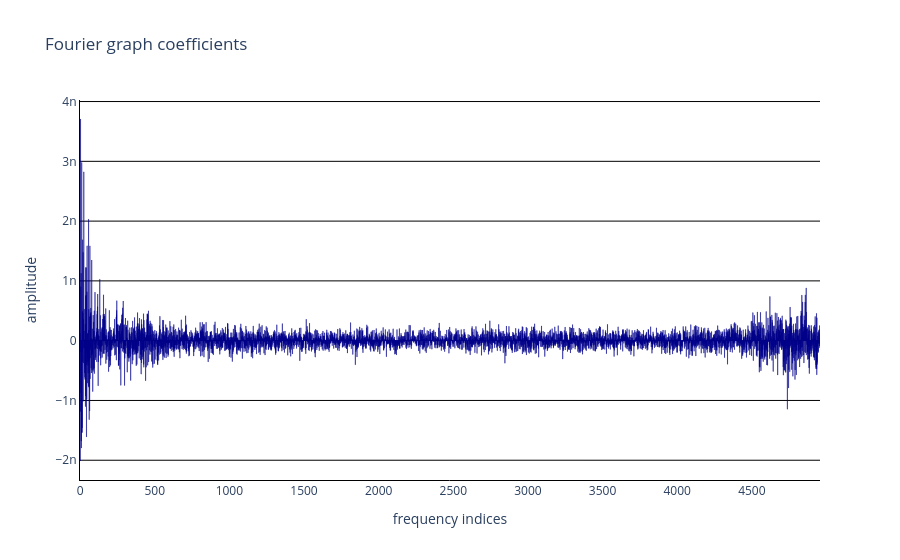

This figure's notebook cell:
### Markdown cell above
#### 🌟 Visualize source spectrum

### Code cell
spectrum = data["cst"] @ Xs
mm.viz.plot_spectrum(spectrum[:, int(spectrum.shape[1]/2)])

### Figure 1 — Plotly figure (JSON) as saved in the notebook; plotly's stock layout.template omitted (floating-point values rounded to 4 significant figures; data arrays with more than 128 entries replaced by an {"elided": "..."} marker saying what was removed)
{"data": [{"marker": {"color": "darkblue", "line": {"color": "darkblue"}}, "type": "bar", "y": {"elided": "4957 float values"}}], "layout": {"plot_bgcolor": "white", "showlegend": false, "title": {"text": "Fourier graph coefficients"}, "xaxis": {"linecolor": "black", "title": {"text": "frequency indices"}}, "yaxis": {"gridcolor": "black", "linecolor": "black", "title": {"text": "amplitude"}}}}
